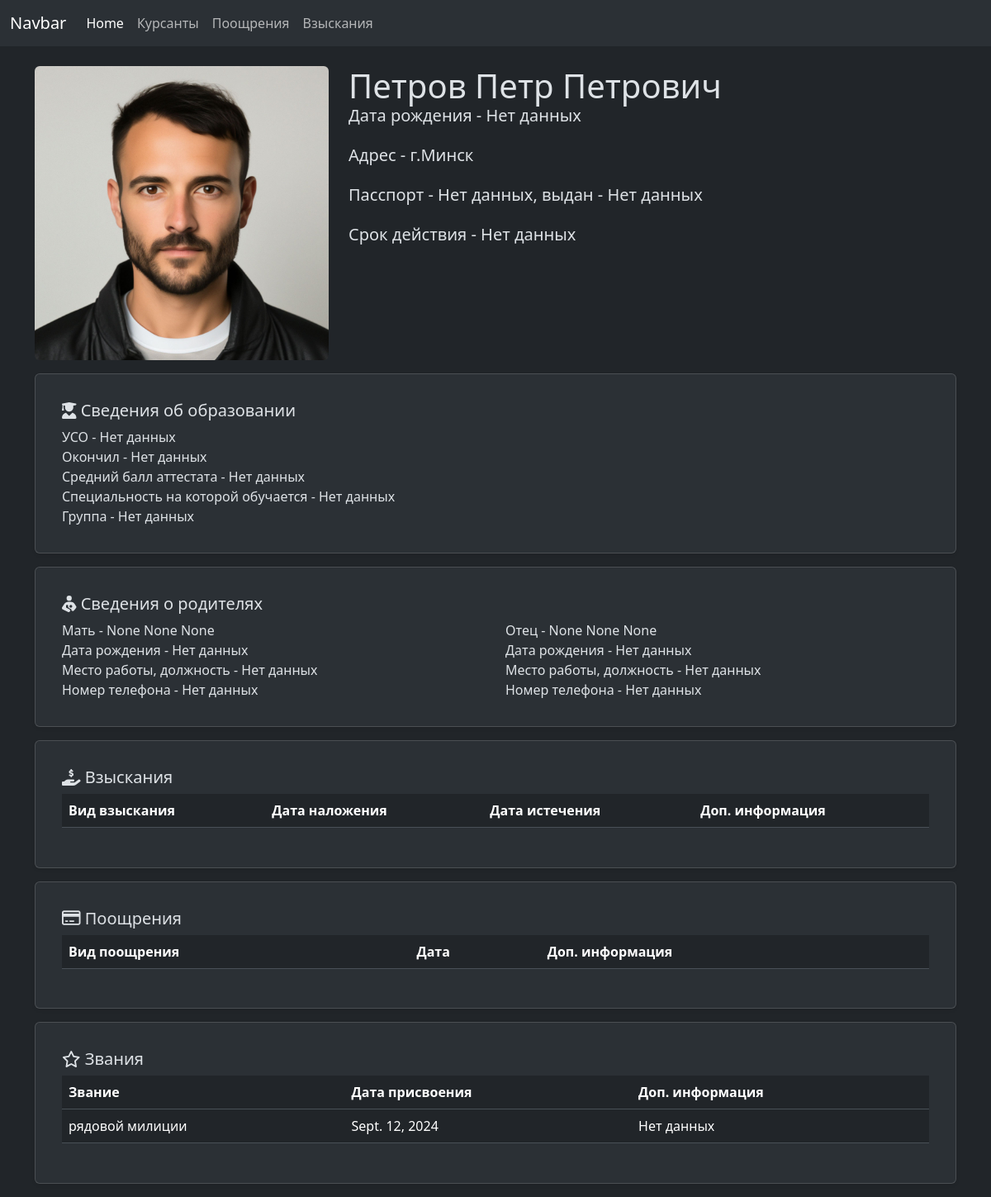
The page /kis/cadets/14/update on the database as committed earlier.
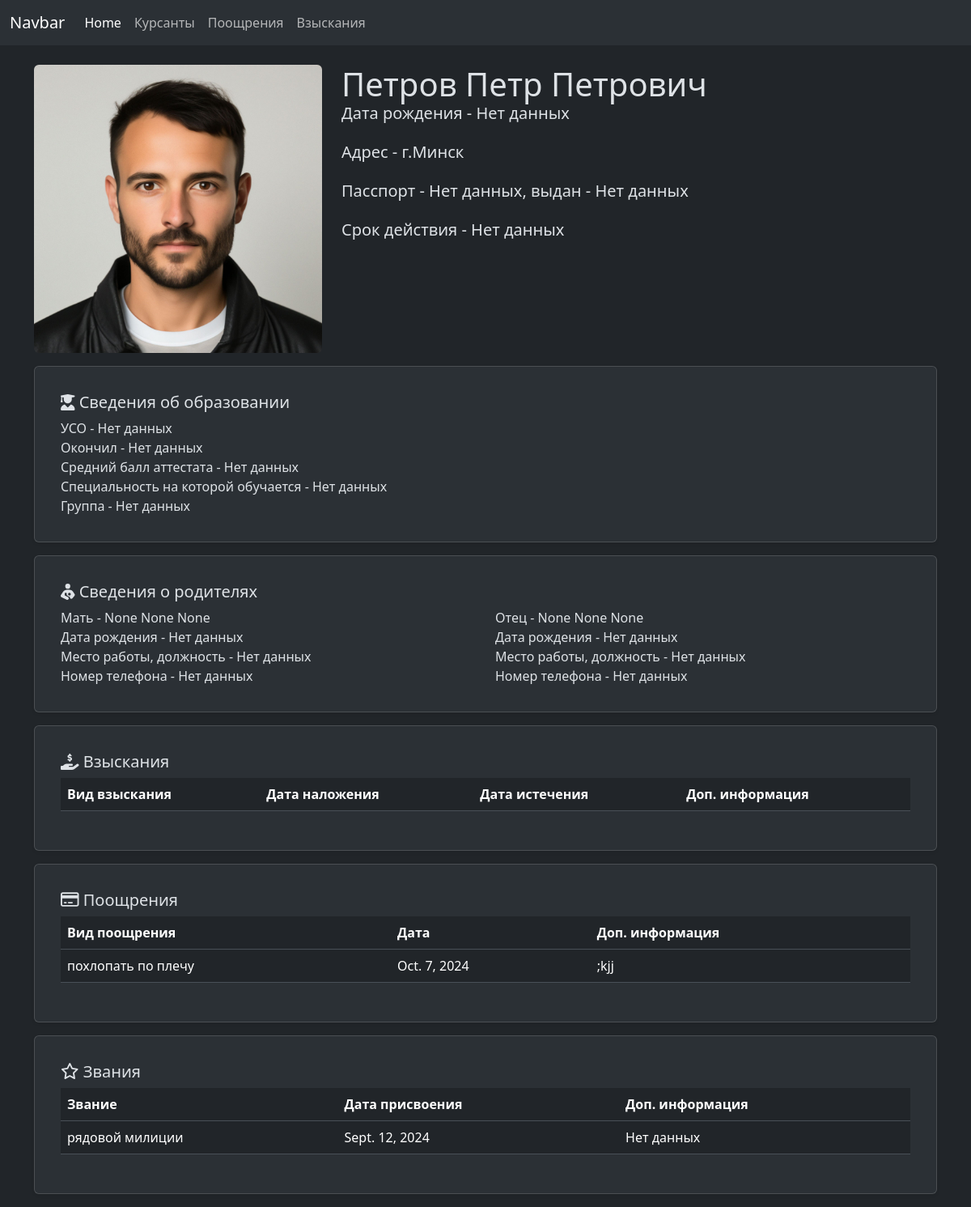
The same page on the database as committed later.
### kis/models.py (models this page shows, shortened)
class RankHistory(models.Model):
    cadet = models.ForeignKey(Cadet, on_delete=models.CASCADE, verbose_name="Курсант")
    rank = models.ForeignKey(Rank, on_delete=models.CASCADE, verbose_name="Звание")
    rank_date = models.DateField(verbose_name="С какого числа присвоено звание", blank=True, null=True)
    rank_order_date = models.DateField(verbose_name="Дата приказа", blank=True,
                                       null=True)
    rank_order_number = models.CharField(max_length=255, verbose_name="Номер приказа",
                                         blank=True, null=True)
    rank_order_owner = models.ForeignKey(OrderOwner, on_delete=models.SET_NULL, verbose_name="Чей приказ",
                                         blank=True, null=True)
    rank_extra_data = models.TextField(verbose_name="Дополнительная информация", blank=True, null=True)
    class Meta:
        ordering = ('id',)
        verbose_name = 'Присвоение звания'
        verbose_name_plural = 'Присвоение званий'

class Rank(models.Model):
    rank = models.CharField(verbose_name="Звание", max_length=20, unique=True)
    deadline = models.IntegerField(verbose_name="Срок в месяцах до следующего звания", blank=True, null=True)
    def __str__(self):
        return self.rank
    class Meta:
        ordering = ('id',)
        verbose_name = 'Звание'
        verbose_name_plural = 'Звания'

class Encouragement(models.Model):
    encouragement_cadet = models.ForeignKey(Cadet, on_delete=models.CASCADE, verbose_name="На кого")
    encouragement_kind = models.ForeignKey(EncouragementKind, on_delete=models.CASCADE,
                                           verbose_name="Вид поощрения")
    encouragement_date = models.DateField(verbose_name="Дата поощрения", blank=True, null=True)
    encouragement_order_date = models.DateField(verbose_name="Дата приказа", blank=True,
                                                null=True)
    encouragement_order_number = models.CharField(max_length=255, verbose_name="Номер приказа",
                                                  blank=True, null=True)
    encouragement_order_owner = models.ForeignKey(OrderOwner, on_delete=models.SET_NULL, verbose_name="Чей приказ",
                                                  blank=True, null=True)
    encouragement_extra_data = models.TextField(verbose_name="Фабула", blank=True, null=True)
    class Meta:
        ordering = ('id',)
        verbose_name = 'Поощрение'
        verbose_name_plural = 'Поощрения'

class EncouragementKind(models.Model):
    encouragement_kind = models.CharField(max_length=255, verbose_name="Вид поощрения")
    def __str__(self):
        return self.encouragement_kind
    class Meta:
        ordering = ('id',)
        verbose_name = 'Вид поощрения'
        verbose_name_plural = 'Виды поощрений'

### kis/views.py (the view)
# urls.py: path('cadets/<cadet_pk>/update', views.update_cadet, name='cadet-update'),
def update_cadet(request, cadet_pk):
    if request.method == 'POST':
        obj = get_object_or_404(Cadet, pk=cadet_pk)
    else:
        obj = get_object_or_404(Cadet, pk=cadet_pk)
        punishments = Punishment.objects.filter(punishment_cadet=obj)
        encouragements = Encouragement.objects.filter(encouragement_cadet=obj)
        rank_history = RankHistory.objects.filter(cadet=obj).order_by('-rank_date')
        return render(request, 'kis/cadet/cadet-update-form.html',
                      {'obj': obj, 'punishments': punishments, 'encouragements': encouragements,
                       'rank_history': rank_history})

### kis/customMiddleware.py (called while the page is built)
    def __call__(self, request):
        if request.method in METHODS:
            user = request.user if isinstance(request.user, User) else None
        response = self.get_response(request)
        return response

### kis/templates/kis/cadet/cadet-update-form.html (shortened to what the changed rows need)
{% extends 'base.html' %}
{% load static %}
{% block content %}
    <div class="container">
        <div class="row">
            <div class="col-md-8">
                <div>
                    <div class="card-body">
                        <h1 class="card-title">{{ obj.last_name_rus }} {{ obj.first_name_rus }} {{ obj.patronymic_rus }}</h1>
                        <h5 class="my-0">Дата рождения - {{ obj.date_of_birth|default:"Нет данных" }}</h5><br>
                        <h5 class="my-0">Адрес - {{ obj.address|default:"Нет данных" }}</h5><br>
                            <br>
                        <br>
                    </div>
                </div>
            </div>
        </div>
        <div class="row">
            <div class="col-12">
                <div class="card shadow-sm p-3 mb-3 bg-body-tertiary rounded">
                    <div class="card-body">
                        <table class="table table-hover">
                            <thead>
                            <tr>
                                <th>Вид взыскания</th>
                                <th>Дата наложения</th>
                                <th>Дата истечения</th>
                                <th>Доп. информация</th>
                            </tr>
                            </thead>
                        </table>
                    </div>
                </div>
            </div>
        </div>
        <div class="row">
            <div class="col-12">
                <div class="card shadow-sm p-3 mb-3 bg-body-tertiary rounded">
                    <div class="card-body">
                        <table class="table table-hover">
                            <thead>
                            <tr>
                                <th>Вид поощрения</th>
                                <th>Дата</th>
                                <th>Доп. информация</th>
                            </tr>
                            </thead>
                            <tbody>
                            <tr>
                                {% for encouragement in encouragements %}
                                    <td>{{ encouragement.encouragement_kind }}</td>
                                    <td>{{ encouragement.encouragement_date }}</td>
                                    <td>{{ encouragement.encouragement_extra_data }}</td>
                                {% endfor %}
                            </tr>
                            </tbody>
                        </table>
                    </div>
                </div>
            </div>
        </div>
        <div class="row">
            <div class="col-12">
                <div class="card shadow-sm p-3 mb-3 bg-body-tertiary rounded">
                    <div class="card-body">
                        <table class="table table-hover">
                            <thead>
                            <tr>
                                <th>Звание</th>
                                <th>Дата присвоения</th>
                                <th>Доп. информация</th>
                            </tr>
                            </thead>
                            <tbody>
                            <tr>
                                {% for rank in rank_history %}
                                    <td>{{ rank.rank }}</td>
                                    <td>{{ rank.rank_date|default:"Нет данных" }}</td>
                                    <td>{{ rank.extra_data|default:"Нет данных" }}</td>
                                {% endfor %}
                            </tr>
                            </tbody>
                        </table>
                    </div>
                </div>
            </div>
        </div>
    </div>
{% endblock %}

Rows that differ between the two databases and show on the page:
added Encouragement: encouragement_kind "похлопать по плечу", encouragement_date "Oct. 7, 2024", encouragement_extra_data ";kjj"
